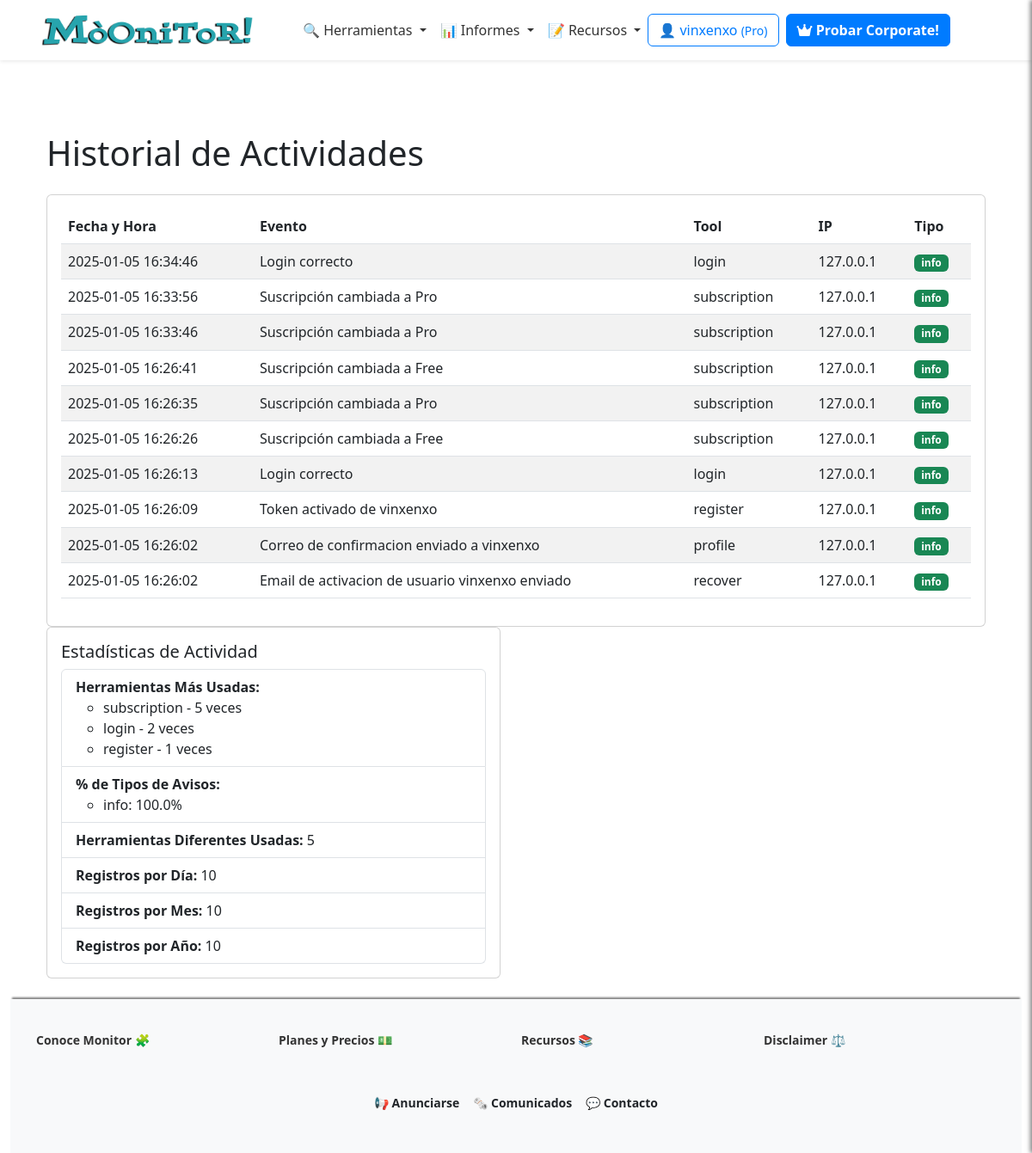
The app's page /profile/logs (signed in) with its own data.
### app/models/user_model.py (models this page shows, shortened)
class Users(UserMixin, db.Model):
    __tablename__ = 'Users'
    id = db.Column(db.Integer, primary_key=True)
    username = db.Column(db.String(80), unique=True, nullable=False)
    email = db.Column(db.String(120), unique=True, nullable=False)
    password_hash = db.Column(db.String(255), nullable=False)
    token = db.Column(db.String(255), index=True, unique=True)
    active = db.Column(db.Boolean, default=False)
    registered_on = db.Column(db.DateTime, nullable=False, default=datetime.datetime.utcnow)
    config = db.Column(JSONType)
    role = db.Column(db.String(20), nullable=False, default='usuario')
    subscription_plan = db.Column(Enum('Free', 'Pro', 'Corporate', name='subscription_plans'), default='Free')
    subscription_currency = db.Column(db.String(3), default='EUR')  # ISO currency codes (e.g., USD, EUR)
    subscription_expiration = db.Column(db.DateTime, nullable=True)
    subscription_frequency = db.Column(Enum('Monthly', 'Annually', name='subscription_frequency'), default='Monthly')
    primary_payment = db.Column(JSONType, nullable=True)  # IBAN, SWIFT, etc.
    secondary_payment = db.Column(JSONType, nullable=True)
    transactions = db.relationship('Transaction', backref='user', lazy=True)

class UserLog(db.Model):
    __tablename__ = 'UserLogs'
    id = db.Column(db.Integer, primary_key=True)
    user_id = db.Column(db.Integer, db.ForeignKey('Users.id'), nullable=False)
    username = db.Column(db.String(80), nullable=False)
    event = db.Column(db.String(255), nullable=False)  # Description of the event
    tool = db.Column(db.String(255), nullable=False)  # Tool used
    timestamp = db.Column(db.DateTime, nullable=False, default=datetime.datetime.utcnow)
    ip_address = db.Column(db.String(45), nullable=False)  # Supports IPv4/IPv6
    log_type = db.Column(Enum('info', 'warn', 'err', name='log_types'), nullable=False)

### app/views/user_views.py (the view)
@app.route('/profile/logs')
@login_required
def view_logs():
    breadcrumbs = [{'url': '/profile', 'text': 'Perfil'}, {'url': '/profile/logs', 'text': 'Historial de Actividades'}]
    logs = UserLog.query.filter_by(user_id=current_user.id).order_by(UserLog.timestamp.desc()).all()
    stats = calculate_log_statistics(logs)
    return render_template('user/view_logs.html', logs=logs, stats=stats, breadcrumbs=breadcrumbs)

### app/__init__.py (called while the page is built)
@app.context_processor
def inject_sidebar_info():
    return dict(is_admin=current_user.is_authenticated and current_user.role == 'admin')

@app.context_processor
def inject_breadcrumb():
    breadcrumbs = [
        {'url': '/', 'text': 'Inicio'},
        {'url': '/profile', 'text': 'Opcion 1'},
        {'url': '/profile/edit', 'text': 'Sub opcion 1'}
    ]
    return {'breadcrumbs': breadcrumbs}

@app.context_processor
def inject_grouped_tools():
    grouped_tools = {}
    for category, tools_in_category in groupby(sorted(tools, key=itemgetter('category')), key=itemgetter('category')):
        subcategories = {}
        for subcategory, tools_in_subcategory in groupby(sorted(tools_in_category, key=itemgetter('subcategory')), key=itemgetter('subcategory')):
            subcategories[subcategory] = list(tools_in_subcategory)
        grouped_tools[category] = subcategories
    return dict(grouped_tools=grouped_tools)

@login_manager.user_loader
def load_user(user_id):
    return Users.query.get(int(user_id))

### app/templates/user/view_logs.html (shortened to what this page needs)
{% extends 'base.html' %}
{% block content %}
<div class="container">
  <h1 class="my-4">Historial de Actividades</h1>
  <div class="card">
    <div class="card-body">
      {% if logs %}
      <table id="logsTable" class="table table-striped">
        <thead>
          <tr>
            <th>Fecha y Hora</th>
            <th>Evento</th>
            <th>Tool</th>
            <th>IP</th>
            <th>Tipo</th>
          </tr>
        </thead>
        <tbody>
          {% for log in logs %}
          <tr>
            <td>{{ log.timestamp.strftime('%Y-%m-%d %H:%M:%S') }}</td>
            <td>{{ log.event }}</td>
            <td>{{ log.tool }}</td>
            <td>{{ log.ip_address }}</td>
            <td>
              <span class="badge {% if log.log_type == 'info' %}bg-success{% elif log.log_type == 'warn' %}bg-warning{% else %}bg-danger{% endif %}">
                {{ log.log_type }}
              </span>
            </td>
          </tr>
          {% endfor %}
        </tbody>
      </table>
      {% else %}
      <p>No hay registros de actividad disponibles.</p>
      {% endif %}
    </div>
  </div>
    <div class="row mb-4">
        <div class="col-md-6">
          <div class="card">
            <div class="card-body">
              <h5 class="card-title">Estadísticas de Actividad</h5>
              <ul class="list-group">
                <li class="list-group-item">
                  <strong>Herramientas Más Usadas:</strong>
                  <ul>
                    {% for tool, count in stats['most_used_tools'] %}
                    <li>{{ tool }} - {{ count }} veces</li>
                    {% endfor %}
                  </ul>
                </li>
                <li class="list-group-item">
                  <strong>% de Tipos de Avisos:</strong>
                  <ul>
                    {% for log_type, percentage in stats['log_type_percentages'].items() %}
                    <li>{{ log_type }}: {{ percentage|round(2) }}%</li>
                    {% endfor %}
                  </ul>
                </li>
                <li class="list-group-item">
                  <strong>Herramientas Diferentes Usadas:</strong> {{ stats['unique_tools'] }}
                </li>
                <li class="list-group-item">
                  <strong>Registros por Día:</strong> {{ stats['logs_per_day'] }}
                </li>
                <li class="list-group-item">
                  <strong>Registros por Mes:</strong> {{ stats['logs_per_month'] }}
                </li>
                <li class="list-group-item">
                  <strong>Registros por Año:</strong> {{ stats['logs_per_year'] }}
                </li>
              </ul>
            </div>
          </div>
        </div>
      </div>
</div>
{% endblock %}

### app/templates/inc/navbar.html (shortened to what this page needs)
<nav class="navbar navbar-expand-lg navbar-light bg-white shadow-sm">
  <div class="container">
    <a class="navbar-brand mx-auto" href="{{ url_for('index') }}">
      <img src="{{ url_for('static', filename='logo.png') }}" alt="Logo" height="50"
        class="d-inline-block align-text-top">
    </a>
    <div class="collapse navbar-collapse justify-content-center" id="navbarNav">
      <ul class="navbar-nav align-items-center">
        <li class="nav-item dropdown">
          <a class="nav-link dropdown-toggle" href="#" id="domainDnsDropdown" role="button" data-bs-toggle="dropdown"
            aria-expanded="false">
            🔍 Herramientas
          </a>
        </li>
        <li class="nav-item dropdown">
          <a class="nav-link dropdown-toggle" href="#" id="domainDnsDropdown" role="button" data-bs-toggle="dropdown"
            aria-expanded="false">
            📊 Informes
          </a>
        </li>
        <li class="nav-item dropdown">
          <a class="nav-link dropdown-toggle" href="#" id="domainDnsDropdown" role="button" data-bs-toggle="dropdown"
            aria-expanded="false">
            📝 Recursos
          </a>
        </li>
      </ul>
    <div class="d-flex flex-column flex-sm-row align-items-center justify-content-center ms-0 mb-3 mt-3">
      {% if current_user.is_authenticated %}
          <a href="/dashboard" class="btn btn-outline-primary mb-2 mb-sm-0 me-sm-2">
              <span class="item-responsive">👤 {{ current_user.username }}
                  <small>({{ current_user.subscription_plan }})</small>
              </span>
          </a>
          {% if current_user.subscription_plan == "Free" %}
              <a class="btn btn-primary mb-2 mb-sm-0 me-sm-2 text-decoration-none fw-semibold" href="{{ url_for('edit_subscription') }}">
                  <i class="fa-solid fa-rocket"></i> Mejorar!
              </a>
          {% elif current_user.subscription_plan == "Pro" %}
              <a class="btn btn-primary mb-2 mb-sm-0 me-sm-2 text-decoration-none fw-semibold" href="{{ url_for('edit_subscription') }}">
                  <i class="fa-solid fa-crown"></i> Probar Corporate!
              </a>
          {% endif %}
      {% endif %}
  </div>
    </div>
  </div>
</nav>

### app/static/css/style.css (style rules this page uses)
:root { --primary-color: #007bff; --secondary-color: #6c757d; --background-color: #f8f9fa; --text-color: #212529; --info-color: #7c71c5; --navbar-background: white; --navbar-shadow: 0 4px 2px -2px rgba(0, 0, 0, 0.1); --navbar-link: #333; --white: #fff; --featured-column: #f9f9f9; --menu-header: #000; --menu-separator: #ccc; }
body { display: flex; flex-direction: column; min-height: 100vh; background-image: url('https://ciberpunk.es/wp-content/uploads/2020/12/finance4-section-bg2.png'); background-repeat: repeat-y; background-blend-mode: normal; }
.navbar { background-color: var(--navbar-background); box-shadow: var(--navbar-shadow); width: 100%; display: block; padding: 0; box-shadow: var(--navbar-shadow); position: relative; }
.navbar-nav .nav-link { color: var(--navbar-link); }
.btn-primary { background-color: var(--primary-color); border-color: var(--primary-color); }
.btn-outline-primary { border-color: var(--primary-color); color: var(--primary-color); }
.row { margin-right: 0 !important; }

### records on screen
Users: username "vinxenxo", subscription_plan "Pro"
UserLog: timestamp "2025-01-05 16:34:46", event "Login correcto", tool "login", ip_address "127.0.0.1", log_type "info", count "2"
UserLog: timestamp "2025-01-05 16:33:56", event "Suscripción cambiada a Pro", tool "subscription", ip_address "127.0.0.1", log_type "info", count "5"
UserLog: timestamp "2025-01-05 16:33:46", event "Suscripción cambiada a Pro", tool "subscription", ip_address "127.0.0.1", log_type "info"
UserLog: timestamp "2025-01-05 16:26:41", event "Suscripción cambiada a Free", tool "subscription", ip_address "127.0.0.1", log_type "info"
UserLog: timestamp "2025-01-05 16:26:35", event "Suscripción cambiada a Pro", tool "subscription", ip_address "127.0.0.1", log_type "info"
UserLog: timestamp "2025-01-05 16:26:26", event "Suscripción cambiada a Free", tool "subscription", ip_address "127.0.0.1", log_type "info"
UserLog: timestamp "2025-01-05 16:26:13", event "Login correcto", tool "login", ip_address "127.0.0.1", log_type "info"
UserLog: timestamp "2025-01-05 16:26:09", event "Token activado de vinxenxo", tool "register", ip_address "127.0.0.1", log_type "info", count "1"
UserLog: timestamp "2025-01-05 16:26:02", event "Correo de confirmacion enviado a vinxenxo", tool "profile", ip_address "127.0.0.1", log_type "info"
UserLog: timestamp "2025-01-05 16:26:02", event "Email de activacion de usuario vinxenxo enviado", tool "recover", ip_address "127.0.0.1", log_type "info"

### other values on screen
{{ log_type }} "info"
{{ percentage|round(2) }} "100.0"
{{ stats['unique_tools'] }} "5"
{{ stats['logs_per_day'] }} "10"
{{ stats['logs_per_month'] }} "10"
{{ stats['logs_per_year'] }} "10"
